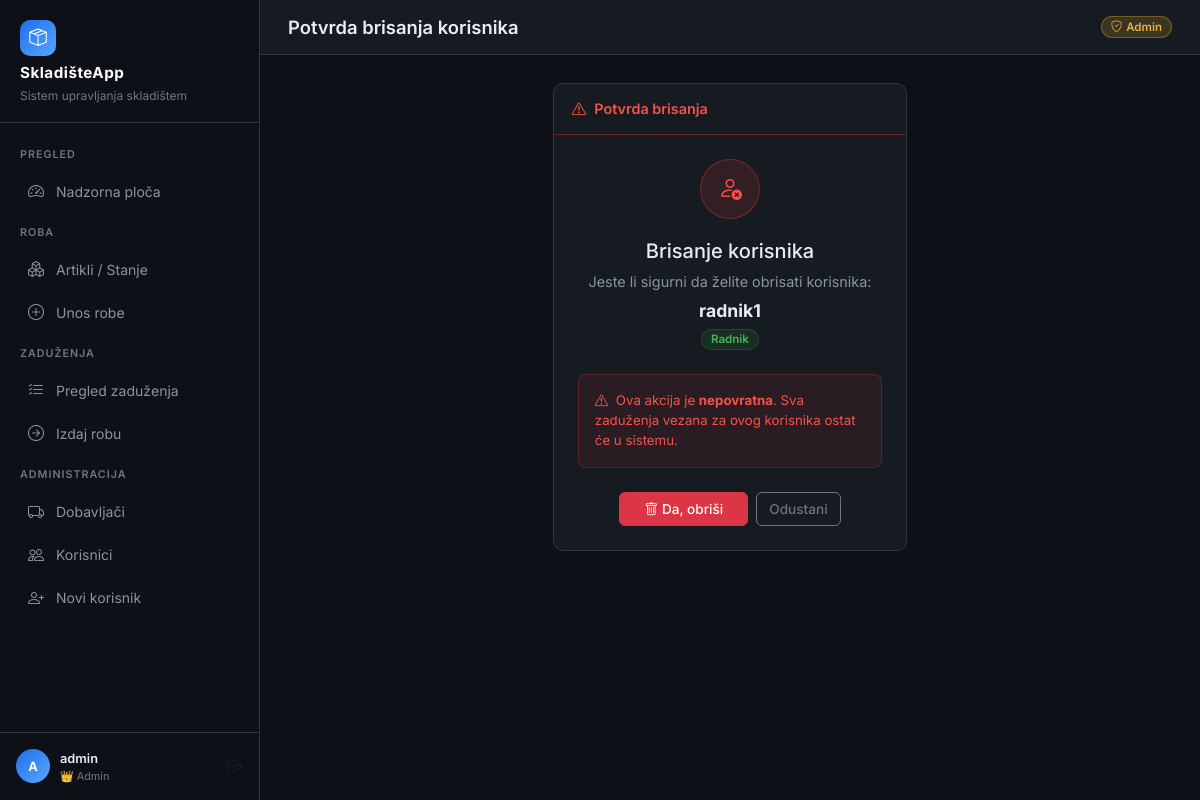
The app's page /korisnici/2/obrisi/ (signed in) with its own data.
### core/models.py (models this page shows, shortened)
class User(AbstractBaseUser, PermissionsMixin):
    ROLE_CHOICES = [
        ('ADMIN', 'Admin'),
        ('RADNIK', 'Radnik'),
    ]
    username = models.CharField(max_length=150, unique=True, verbose_name='Korisničko ime')
    role = models.CharField(max_length=10, choices=ROLE_CHOICES, default='RADNIK', verbose_name='Uloga')
    is_active = models.BooleanField(default=True)
    is_staff = models.BooleanField(default=False)
    date_joined = models.DateTimeField(auto_now_add=True)
    USERNAME_FIELD = 'username'
    REQUIRED_FIELDS = []
    objects = UserManager()
    class Meta:
        verbose_name = 'Korisnik'
        verbose_name_plural = 'Korisnici'
    @property
    def is_admin(self):
        return self.role == 'ADMIN'

### core/views.py (the view, shortened to what this page needs)
# urls.py: path('korisnici/<int:pk>/obrisi/', views.korisnik_obrisi, name='korisnik_obrisi'),
@admin_required
def korisnik_obrisi(request, pk):
    korisnik = get_object_or_404(User, pk=pk)
    return render(request, 'korisnici/potvrda_brisanja.html', {'korisnik': korisnik})

### templates/korisnici/potvrda_brisanja.html (shortened to what this page needs)
{% extends 'base.html' %}
{% block page_title %}Potvrda brisanja korisnika{% endblock %}
{% block content %}
<div class="row justify-content-center">
    <div class="col-lg-5">
        <div class="card">
            <div class="card-header" style="border-color: rgba(218,54,51,0.4); color: #f85149;">
                <i class="bi bi-exclamation-triangle me-2"></i>Potvrda brisanja
            </div>
            <div class="card-body p-4 text-center">
                <div
                    style="width:60px; height:60px; background:rgba(218,54,51,0.15); border:1px solid rgba(218,54,51,0.4); border-radius:50%; display:flex; align-items:center; justify-content:center; margin:0 auto 20px; font-size:1.5rem; color:#f85149;">
                    <i class="bi bi-person-x"></i>
                </div>
                <h5 class="mb-2">Brisanje korisnika</h5>
                <p style="color:#8b949e; font-size:0.9rem; margin-bottom:6px;">Jeste li sigurni da želite obrisati
                    korisnika:</p>
                <p class="mb-4">
                    <strong style="font-size:1.1rem;">{{ korisnik.username }}</strong>
                    <br>
                    <span
                        class="badge {% if korisnik.role == 'ADMIN' %}badge-admin{% else %}badge-radnik{% endif %} mt-1">
                        {{ korisnik.get_role_display }}
                    </span>
                </p>
                <div class="alert mb-4"
                    style="background:rgba(218,54,51,0.1); border:1px solid rgba(218,54,51,0.3); color:#f85149; font-size:0.83rem; text-align:left;">
                    <i class="bi bi-exclamation-triangle me-1"></i>
                    Ova akcija je <strong>nepovratna</strong>. Sva zaduženja vezana za ovog korisnika ostat će u
                    sistemu.
                </div>
                <form method="post" class="d-flex gap-2 justify-content-center">
                    <button type="submit" class="btn btn-danger px-4">
                        <i class="bi bi-trash me-1"></i>Da, obriši
                    </button>
                    <a href="{% url 'korisnici_lista' %}" class="btn btn-outline-secondary">
                        Odustani
                    </a>
                </form>
            </div>
        </div>
    </div>
</div>
{% endblock %}

### templates/base.html (shortened to what this page needs)
<!DOCTYPE html>
<html lang="bs">
<head>
    <link href="https://cdn.jsdelivr.net/npm/bootstrap@5.3.2/dist/css/bootstrap.min.css" rel="stylesheet">
    <link href="https://cdn.jsdelivr.net/npm/bootstrap-icons@1.11.3/font/bootstrap-icons.css" rel="stylesheet">
</head>
<body>
    {% if user.is_authenticated %}
    <aside class="sidebar" id="sidebar">
        <div class="sidebar-brand">
            <div class="brand-icon">
                <i class="bi bi-box-seam text-white" style="font-size:1.1rem"></i>
            </div>
            <h5>SkladišteApp</h5>
            <small>Sistem upravljanja skladištem</small>
        </div>
        <nav class="sidebar-nav">
            <div class="nav-section-title">Pregled</div>
            <a href="{% url 'dashboard' %}"
                class="nav-link {% if request.resolver_match.url_name == 'dashboard' %}active{% endif %}">
                <i class="bi bi-speedometer2"></i> Nadzorna ploča
            </a>
            <div class="nav-section-title">Roba</div>
            <a href="{% url 'artikli_lista' %}"
                class="nav-link {% if 'artikli' in request.resolver_match.url_name %}active{% endif %}">
                <i class="bi bi-boxes"></i> Artikli / Stanje
            </a>
            <a href="{% url 'artikal_unos' %}"
                class="nav-link {% if request.resolver_match.url_name == 'artikal_unos' %}active{% endif %}">
                <i class="bi bi-plus-circle"></i> Unos robe
            </a>
            <div class="nav-section-title">Zaduženja</div>
            <a href="{% url 'zaduzenja_lista' %}"
                class="nav-link {% if request.resolver_match.url_name == 'zaduzenja_lista' %}active{% endif %}">
                <i class="bi bi-list-check"></i> Pregled zaduženja
            </a>
            <a href="{% url 'zaduzenje_novo' %}"
                class="nav-link {% if request.resolver_match.url_name == 'zaduzenje_novo' %}active{% endif %}">
                <i class="bi bi-arrow-right-circle"></i> Izdaj robu
            </a>
            {% if user.is_admin %}
            <div class="nav-section-title">Administracija</div>
            <a href="{% url 'dobavljaci_lista' %}"
                class="nav-link {% if 'dobavljac' in request.resolver_match.url_name %}active{% endif %}">
                <i class="bi bi-truck"></i> Dobavljači
            </a>
            <a href="{% url 'korisnici_lista' %}"
                class="nav-link {% if 'korisnici' in request.resolver_match.url_name %}active{% endif %}">
                <i class="bi bi-people"></i> Korisnici
            </a>
            <a href="{% url 'korisnik_novi' %}"
                class="nav-link {% if request.resolver_match.url_name == 'korisnik_novi' %}active{% endif %}">
                <i class="bi bi-person-plus"></i> Novi korisnik
            </a>
            {% endif %}
        </nav>
        <div class="sidebar-footer">
            <div class="user-card">
                <div class="user-avatar {% if user.is_admin %}avatar-admin{% else %}avatar-radnik{% endif %}">
                    {{ user.username|first|upper }}
                </div>
                <div class="user-info">
                    <div class="name">{{ user.username }}</div>
                    <div class="role-badge">
                        {% if user.is_admin %}👑 Admin{% else %}👷 Radnik{% endif %}
                    </div>
                </div>
                <a href="{% url 'logout' %}" class="text-muted ms-1" title="Odjava"
                    style="text-decoration:none; font-size:1rem;">
                    <i class="bi bi-box-arrow-right"></i>
                </a>
            </div>
        </div>
    </aside>
    <div class="main-content">
        <div class="topbar">
            <div class="d-flex align-items-center gap-3">
                <h1>{% block page_title %}Nadzorna ploča{% endblock %}</h1>
            </div>
            <div class="d-flex align-items-center gap-2">
                <span class="badge {% if user.is_admin %}badge-admin{% else %}badge-radnik{% endif %}">
                    {% if user.is_admin %}<i class="bi bi-shield-check me-1"></i>Admin{% else %}<i
                        class="bi bi-person-badge me-1"></i>Radnik{% endif %}
                </span>
            </div>
        </div>
        <div class="page-content">
            {% block content %}{% endblock %}
        </div>
    </div>
    {% endif %}
</body>
</html>

### templates/base.html (style rules this page uses)
:root { --sidebar-width: 260px; --sidebar-bg: #0d1117; --sidebar-border: #30363d; --sidebar-hover: #161b22; --sidebar-active: #1f6feb; --accent: #238636; --accent-hover: #2ea043; --danger: #da3633; --warning: #e3b341; --body-bg: #0d1117; --card-bg: #161b22; --card-border: #30363d; --text-primary: #e6edf3; --text-secondary: #8b949e; --text-muted: #6e7681; }
* { box-sizing: border-box; }
body { font-family: 'Inter', -apple-system, BlinkMacSystemFont, sans-serif; background-color: var(--body-bg); color: var(--text-primary); min-height: 100vh; margin: 0; }
.sidebar { position: fixed; top: 0; left: 0; width: var(--sidebar-width); height: 100vh; background: var(--sidebar-bg); border-right: 1px solid var(--sidebar-border); display: flex; flex-direction: column; z-index: 1000; transition: transform 0.3s ease; }
.sidebar-brand { padding: 20px 20px 16px; border-bottom: 1px solid var(--sidebar-border); }
.sidebar-brand h5 { font-size: 0.95rem; font-weight: 700; color: #fff; margin: 0; letter-spacing: 0.5px; }
.sidebar-brand small { color: var(--text-muted); font-size: 0.75rem; }
.brand-icon { width: 36px; height: 36px; background: linear-gradient(135deg, #1f6feb, #58a6ff); border-radius: 10px; display: flex; align-items: center; justify-content: center; margin-bottom: 8px; }
.sidebar-nav { flex: 1; padding: 12px 0; overflow-y: auto; }
.nav-section-title { font-size: 0.67rem; font-weight: 600; text-transform: uppercase; letter-spacing: 1px; color: var(--text-muted); padding: 12px 20px 6px; }
.sidebar-nav .nav-link { display: flex; align-items: center; gap: 10px; padding: 9px 20px; color: var(--text-secondary); text-decoration: none; font-size: 0.875rem; font-weight: 400; border-radius: 0; transition: all 0.15s ease; margin: 1px 8px; border-radius: 6px; }
.sidebar-nav .nav-link .bi { font-size: 1rem; width: 18px; flex-shrink: 0; }
.sidebar-footer { padding: 16px; border-top: 1px solid var(--sidebar-border); }
.user-card { display: flex; align-items: center; gap: 10px; }
.user-avatar { width: 34px; height: 34px; border-radius: 50%; display: flex; align-items: center; justify-content: center; font-size: 0.8rem; font-weight: 700; flex-shrink: 0; }
.avatar-admin { background: linear-gradient(135deg, #1f6feb, #58a6ff); color: #fff; }
.user-info { flex: 1; min-width: 0; }
.user-info .name { font-size: 0.8rem; font-weight: 600; color: var(--text-primary); white-space: nowrap; overflow: hidden; text-overflow: ellipsis; }
.user-info .role-badge { font-size: 0.68rem; color: var(--text-muted); }
.main-content { margin-left: var(--sidebar-width); min-height: 100vh; display: flex; flex-direction: column; }
.topbar { background: var(--card-bg); border-bottom: 1px solid var(--card-border); padding: 16px 28px; display: flex; align-items: center; justify-content: space-between; position: sticky; top: 0; z-index: 100; }
.topbar h1 { font-size: 1.15rem; font-weight: 600; color: var(--text-primary); margin: 0; }
.page-content { flex: 1; padding: 28px; }
.card { background: var(--card-bg); border: 1px solid var(--card-border); border-radius: 10px; color: var(--text-primary); }
.card-header { background: transparent; border-bottom: 1px solid var(--card-border); padding: 14px 18px; font-weight: 600; font-size: 0.9rem; }
.btn { font-size: 0.85rem; font-weight: 500; border-radius: 6px; }
.badge-admin { background: rgba(210, 153, 34, 0.2); color: #e3b341; border: 1px solid rgba(210, 153, 34, 0.4); }
.badge-radnik { background: rgba(35, 134, 54, 0.18); color: #3fb950; border: 1px solid rgba(35, 134, 54, 0.35); }
.badge { font-size: 0.72rem; font-weight: 600; padding: 4px 9px; border-radius: 20px; }
.alert { border-radius: 8px; font-size: 0.87rem; border: 1px solid; }

### records on screen
User: username|first "A", username "admin"
User: username "radnik1", role "Radnik"
